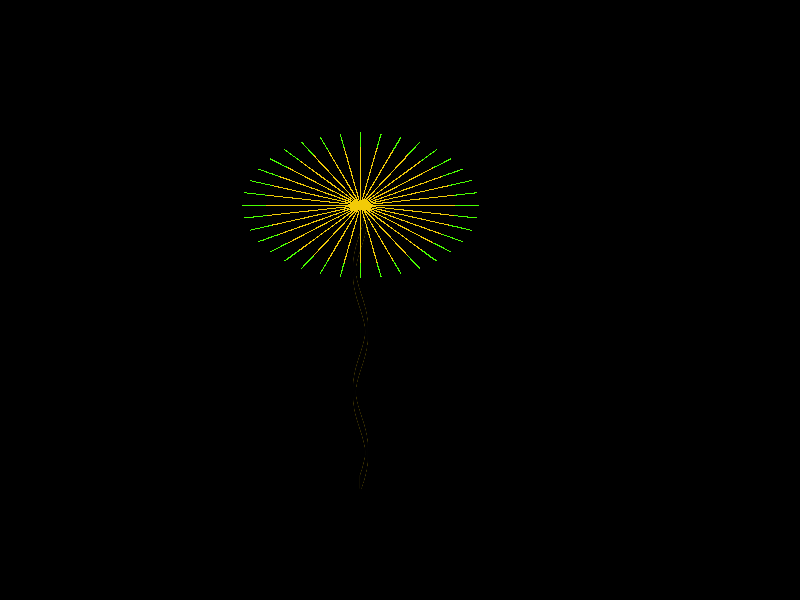

The R source for this figure:
#配列初期化
x <- c();
y <- c();
width <- 1000;
height <- 1000;

#グラフ領域の準備
par(bg="black")
plot(-100,-100,xlim=c(0,width),ylim=c(0.,height),xlab="",ylab="", ann=FALSE, axes=FALSE)

# 打ち上げ~爆発
uchiage <- function() {
  #打ち上げ座標の決定
  x_start <- rnorm(1, mean=width/2, 200)
  y_start <- 0

  #爆発高さの決定
  y_explosion <- rnorm(1, mean=height*2/3,50)

  #点の生成
  for (i in 1:600) {
    #  x <- append(x, x_start)
    #  y <- append(y, y_explosion/500*i)
    if (i<=500) {
       points(x_start+10*sin(y_explosion/500*i/50), y_explosion/500*i,pch="I", col=rgb(242/255,203/255,7/255))
    }
    if (i >= 100) {
        points(x_start+10*sin(y_explosion/500*(i-100)/50), y_explosion/500*(i-100),pch="I",col="black")
     }
    Sys.sleep(0.001)
  }
  #爆発
  length <- rnorm(1, mean=200,50)
  random_color <- unlist(sample(c(rainbow(7)),1))
  for (i in 1:length) {
    if (i <= 0.8*length) {
       color <- rgb(242/255,203/255,7/255)
    }else {
      color <- random_color
    }
     for (j in 1:36) {
        points(cos(2*pi/36*j)*i+x_start,sin(2*pi/36*j)*i+y_explosion, pch=".", col=color)
     }
  }
}
uchiage()